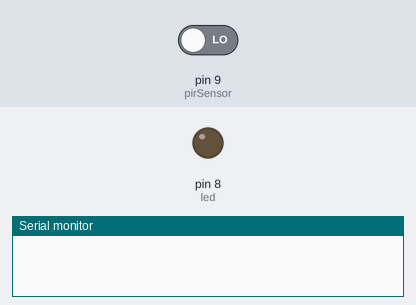
Simulated run of this sketch. Board: Arduino Uno, built with avr-gcc and run on an emulated ATmega328P. Parts: output pins drawn as LEDs (lit = HIGH), the last lines printed to the serial monitor. Inputs (shaded band) come from the test bench; at power-on: pin 9 (pirSensor) LOW.

Above: at 1.2 s.
1.3 s: pin 9 (pirSensor) driven HIGH
At 2.0 s:
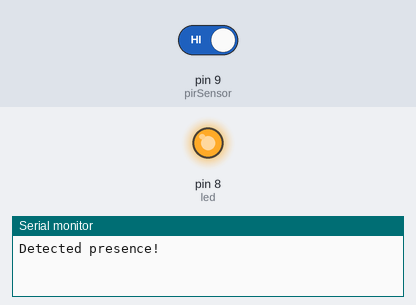
2.8 s: pin 9 (pirSensor) driven LOW
At 5.4 s:
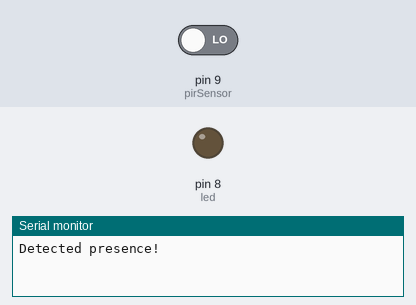
Timing chart, 0 to 6.9 s (numbered marks = the images above; inputs shaded):
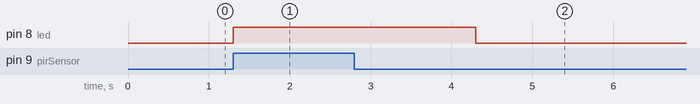

The sketch:

presence-sensor.ino
```cpp
int pirSensor = 9;
int led = 8;

const int detectedPresence = 1;
const int baudRate = 9600;
const int delayTime = 3000;

void setup() {
  Serial.begin(baudRate);
  pinMode(pirSensor,INPUT);
  pinMode(led,OUTPUT);
}

void loop() {
  if (getPirSensorValue() == detectedPresence) {
    notifyApplication();
  }
}

int getPirSensorValue() {
  int pirSensorValue = digitalRead(pirSensor);
  return pirSensorValue;
}

void notifyApplication() {
  digitalWrite(led,HIGH);
  Serial.println("Detected presence!");
  delay(delayTime);
  digitalWrite(led,LOW);
}
```

Measured:
- after the input at 1.3 s, pin 8 (led): LOW → HIGH at once
- after the input at 2.8 s, pin 8 (led): HIGH → LOW after 1.5 s
